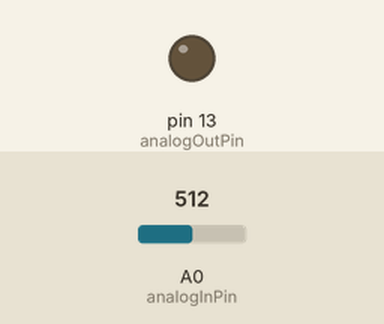
This sketch was run on a simulated Arduino Uno, built with avr-gcc and run on an emulated ATmega328P. Parts: output pins drawn as LEDs (lit = HIGH). Dashed ring = blinking. Inputs (shaded band) come from the test bench; at power-on: A0 (analogInPin) = 512. What the sketch prints to the serial monitor is not drawn.

Above: at 2.8 s.
2.9 s: A0 (analogInPin) set to 532
At 4.8 s:
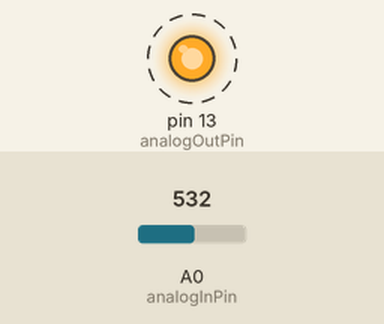
8.9 s: A0 (analogInPin) set to 511
At 10.1 s:
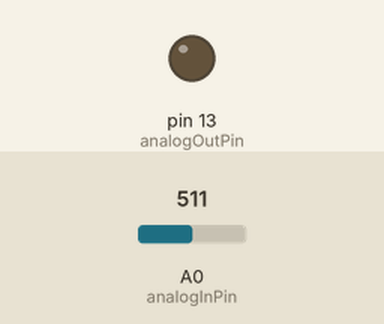
11.6 s: A0 (analogInPin) set to 716
At 12.4 s:
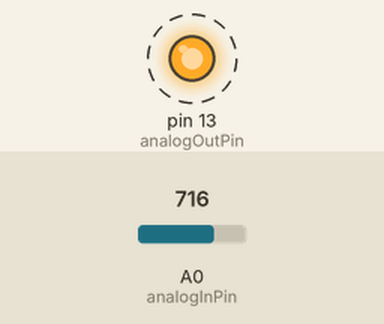
17.6 s: A0 (analogInPin) set to 306
At 18.2 s:
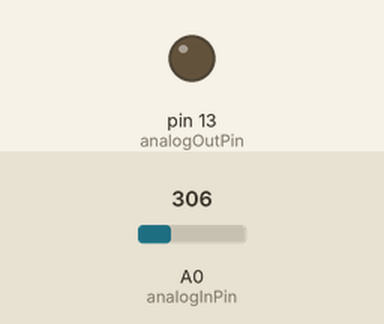
Timing chart, 0 to 20.6 s (numbered marks = the images above; inputs shaded):
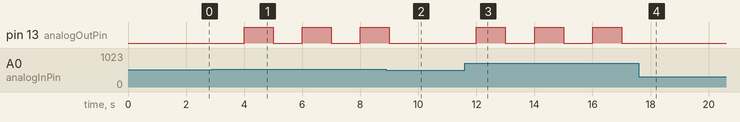

Measured:
- the behaviour switches between 513 and 514 on A0 (analogInPin) (found by bisection; images 0 and 1)
- after the input at 2.9 s, pin 13 (analogOutPin): alternates HIGH for 1.0 s and LOW for 1.0 s, starting after 1.1 s
- after the input at 8.9 s, pin 13 (analogOutPin): goes on until 9.0 s, then stays LOW
- after the input at 11.6 s, pin 13 (analogOutPin): alternates HIGH for 1.0 s and LOW for 1.0 s, starting after 0.40 s
- after the input at 17.6 s, pin 13 (analogOutPin): stops changing and stays LOW

The sketch:

sketchcr.ino
```cpp
//ATMega8535 8 MHz
const int analogInPin = A0;  // Analog input pin that the potentiometer is attached to
const int analogOutPin = 13; // Analog output pin that the LED is attached to

int sensorValue = 0;        // value read from the pot
int outputValue = 0;        // value output to the PWM (analog out)

void setup() {
  Serial.begin(300);
}

void loop() {
  sensorValue = analogRead(analogInPin);
  outputValue = map(sensorValue, 0, 1023, 0, 255);
  analogWrite(analogOutPin, outputValue);

  Serial.print(("sensor = " ));
  Serial.print(sensorValue);
  Serial.write(12);

  delay(1000);
  analogWrite(analogOutPin, 0);
  delay(1000);
}
```
